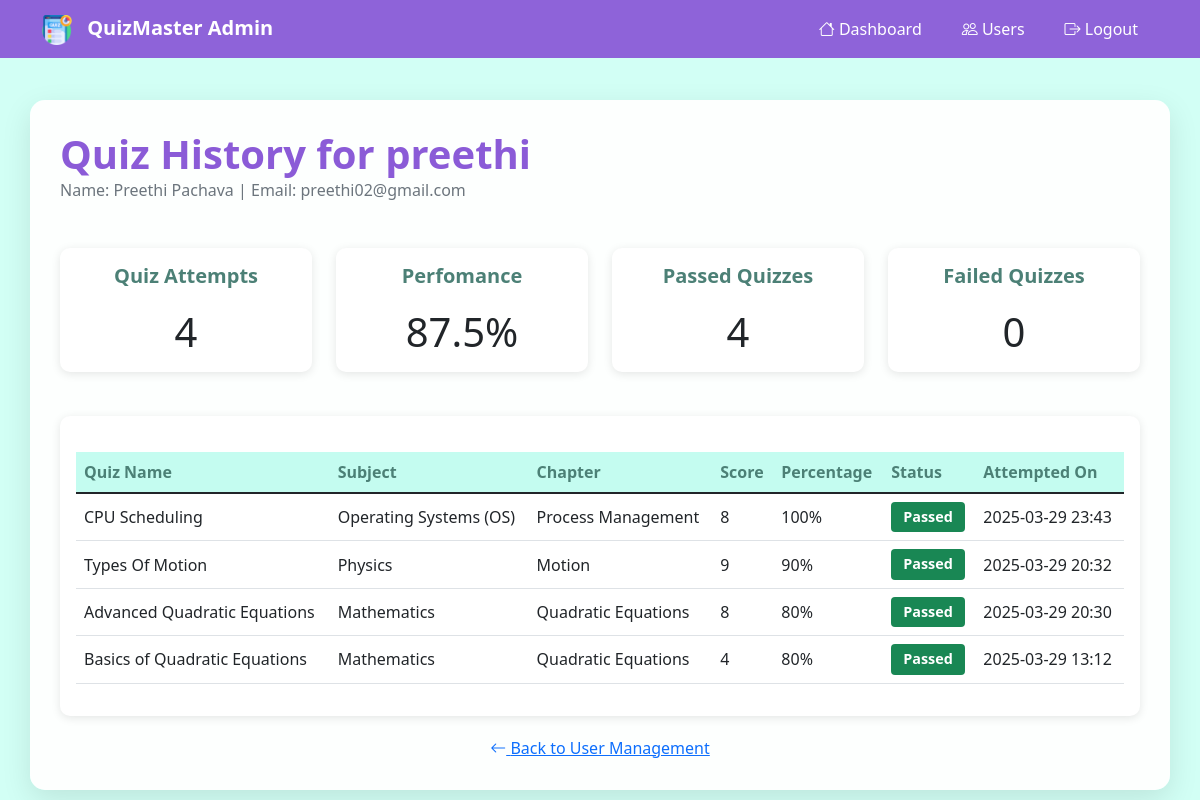
Page /user_specific_history/4 (signed in) on the committed database.
### main.py (models this page shows)
class User(db.Model):
    id = db.Column(db.Integer, primary_key=True)
    name = db.Column(db.String(60),nullable=False)
    username = db.Column(db.String(80), unique=True, nullable=False)
    email = db.Column(db.String(120), unique=True, nullable=False)
    passhash = db.Column(db.String(256), nullable=False)
    qualification = db.Column(db.String(60), nullable=False)
    date_of_birth = db.Column(db.Date , nullable = False)
    is_admin = db.Column(db.Boolean, default=False)
    is_flagged = db.Column(db.Boolean, default=False)
    scores = db.relationship('Scores', back_populates = 'user',cascade = 'all, delete-orphan')

class Scores(db.Model):
    id = db.Column(db.Integer, primary_key=True)
    score = db.Column(db.Integer,nullable=False)
    user_id = db.Column(db.Integer, db.ForeignKey('user.id'), nullable=False)
    quiz_id = db.Column(db.Integer, db.ForeignKey('quiz.id'), nullable=False)
    user = db.relationship('User', back_populates='scores')#user has scores-back populate
    quiz = db.relationship('Quiz', back_populates = 'score')#quiz has score
    quiz_taken_timestamp = db.Column(db.DateTime, nullable=False)
    percentage = db.Column(db.Integer,nullable=False)

class Quiz(db.Model):
    id = db.Column(db.Integer, primary_key=True)
    name = db.Column(db.String(60),nullable=False)
    quiz_time_duration = db.Column(db.Integer,nullable = False)
    quiz_date = db.Column(db.Date, nullable = False)
    chapter_id = db.Column(db.Integer, db.ForeignKey('chapter.id'), nullable=False)
    feedback = db.Column(db.String(250), nullable=True)
    chapter = db.relationship('Chapter', back_populates = 'chap_quiz')
    qsns = db.relationship('Question', back_populates = 'quiz',cascade = 'all, delete-orphan')
    score = db.relationship('Scores', back_populates = 'quiz',cascade = 'all, delete-orphan')

class Subject(db.Model):
    id = db.Column(db.Integer, primary_key=True)
    name = db.Column(db.String(60),nullable=False)
    description = db.Column(db.String(120), nullable=False)
    sub_chapter = db.relationship('Chapter', back_populates = 'subjects',cascade = 'all, delete-orphan')
    subject_standard = db.Column(db.Integer)

class Chapter(db.Model):
    id = db.Column(db.Integer, primary_key=True)
    name = db.Column(db.String(60),nullable=False)
    description = db.Column(db.String(120), nullable=False)
    subject_id = db.Column(db.Integer, db.ForeignKey('subject.id'), nullable=False)
    subjects = db.relationship('Subject', back_populates = 'sub_chapter')
    chap_quiz = db.relationship('Quiz', back_populates = 'chapter',cascade = 'all, delete-orphan')

### main.py (the view)
@app.route('/user_specific_history/<int:user_id>')
def user_specific_history(user_id):
    if 'admin' not in session:
        return redirect(url_for('login'))
    user = User.query.get(user_id)
    if not user:
        flash('User not found!', 'error')
        return redirect(url_for('user_management'))
    user_scores = db.session.query(Scores)\
        .filter_by(user_id=user_id)\
        .order_by(Scores.quiz_taken_timestamp.desc())\
        .all()
    return render_template('user_specific_history.html', user=user, user_scores=user_scores)

### templates/user_specific_history.html (shortened to what this page needs)
<!DOCTYPE html>
<html lang="en">
<head>
    <link href="https://cdn.jsdelivr.net/npm/bootstrap@5.1.3/dist/css/bootstrap.min.css" rel="stylesheet">
    <link rel="stylesheet" href="https://cdn.jsdelivr.net/npm/bootstrap-icons@1.7.2/font/bootstrap-icons.css">
    <link rel="stylesheet" href="{{ url_for('static', filename='css/admin-styles.css') }}">
</head>
<body>
    <nav class="navbar navbar-expand-lg navbar-dark fixed-top">
        <div class="container">
            <a class="navbar-brand" href="#">
                <img src="{{ url_for('static', filename='images/logo.png') }}" alt="QuizMaster Logo" class="nav-logo">
                QuizMaster Admin
            </a>
            <div class="collapse navbar-collapse" id="navbarNav">
                <ul class="navbar-nav ms-auto">
                    <li class="nav-item">
                        <a class="nav-link" href="{{ url_for('admin_dashboard') }}">
                            <i class="bi bi-house"></i> Dashboard
                        </a>
                    </li>
                    <li class="nav-item">
                        <a class="nav-link" href="{{ url_for('user_management') }}">
                            <i class="bi bi-people"></i> Users
                        </a>
                    </li>
                    <li class="nav-item">
                        <a class="nav-link" href="{{ url_for('logout') }}">
                            <i class="bi bi-box-arrow-right"></i> Logout
                        </a>
                    </li>
                </ul>
            </div>
        </div>
    </nav>
    <div class="container main-content">
        <div class="dashboard-header">
            <div>
                <h1>Quiz History for {{ user.username }}</h1>
                <p class="text-muted">Name: {{ user.name }} | Email: {{ user.email }}</p>
            </div>
        </div>
        <div class="row mb-4">
            <div class="col-md-3">
                <div class="card text-center">
                    <div class="card-body">
                        <h5 class="card-title">Quiz Attempts</h5>
                        <p class="card-text display-6">{{ user_scores|length }}</p>
                    </div>
                </div>
            </div>
            <div class="col-md-3">
                <div class="card text-center">
                    <div class="card-body">
                        <h5 class="card-title">Perfomance</h5>
                        <p class="card-text display-6">
                            {% if user_scores %}
                                {{ "%.1f"|format(user_scores|map(attribute='percentage')|list|sum / user_scores|length) }}%
                            {% else %}
                                N/A
                            {% endif %}
                        </p>
                    </div>
                </div>
            </div>
            <div class="col-md-3">
                <div class="card text-center">
                    <div class="card-body">
                        <h5 class="card-title">Passed Quizzes</h5>
                        <p class="card-text display-6">
                            {{ user_scores|selectattr('percentage', '>=', 60)|list|length }}
                        </p>
                    </div>
                </div>
            </div>
            <div class="col-md-3">
                <div class="card text-center">
                    <div class="card-body">
                        <h5 class="card-title">Failed Quizzes</h5>
                        <p class="card-text display-6">
                            {{ user_scores|selectattr('percentage', '<', 60)|list|length }}
                        </p>
                    </div>
                </div>
            </div>
        </div>
        <div class="card">
            <div class="card-body">
                <div class="table-responsive">
                    <table class="table table-hover">
                        <thead>
                            <tr>
                                <th>Quiz Name</th>
                                <th>Subject</th>
                                <th>Chapter</th>
                                <th>Score</th>
                                <th>Percentage</th>
                                <th>Status</th>
                                <th>Attempted On</th>
                            </tr>
                        </thead>
                        <tbody>
                            {% if user_scores %}
                                {% for score in user_scores %}
                                <tr>
                                    <td>{{ score.quiz.name }}</td>
                                    <td>{{ score.quiz.chapter.subjects.name }}</td>
                                    <td>{{ score.quiz.chapter.name }}</td>
                                    <td>{{ score.score }}</td>
                                    <td>{{ score.percentage }}%</td>
                                    <td>
                                        {% if score.percentage >= 60 %}
                                            <span class="badge bg-success">Passed</span>
                                        {% else %}
                                            <span class="badge bg-danger">Failed</span>
                                        {% endif %}
                                    </td>
                                    <td>{{ score.quiz_taken_timestamp.strftime('%Y-%m-%d %H:%M') }}</td>
                                </tr>
                                {% endfor %}
                            {% else %}
                                <tr>
                                    <td colspan="7" class="text-center">No quiz attempts found for this user.</td>
                                </tr>
                            {% endif %}
                        </tbody>
                    </table>
                </div>
            </div>
        </div>
        <div class="text-center mt-3">
            <a href="{{ url_for('user_management') }}" class="back-link">
                <i class="bi bi-arrow-left"></i> Back to User Management
            </a>
        </div>
    </div>
</body>
</html>

### static/css/admin-styles.css (style rules this page uses)
body { background-color: #d2fff5; min-height: 100vh; padding-top: 80px; }
.main-content { background: rgba(255, 255, 255, 0.95); border-radius: 15px; padding: 30px; box-shadow: 0 10px 30px rgba(0, 0, 0, 0.1); margin-top: 20px; }
.card { border: none; border-radius: 10px; box-shadow: 0 2px 10px rgba(0, 0, 0, 0.1); margin-bottom: 20px; }
.navbar { background-color: rgba(139, 91, 215, 0.95) !important; backdrop-filter: blur(10px); }
.nav-logo { width: 30px; height: 30px; margin-right: 10px; }
.navbar-brand { font-weight: 600; color: white !important; }
.nav-link { color: white !important; padding: 8px 15px !important; margin: 0 5px; border-radius: 20px; transition: all 0.3s ease; }
.dashboard-header { display: flex; justify-content: space-between; align-items: center; margin-bottom: 30px; }
.dashboard-header h1 { color: #8b5bd7; font-weight: 700; margin: 0; }
.table { margin-top: 20px; }
.table thead th { background-color: #c4fcf0; color: #4c8076; font-weight: 600; border: none; }
.table td { vertical-align: middle; }
.badge { padding: 8px 12px; font-size: 0.9rem; }
.card-title { color: #4c8076; font-weight: 600; margin-bottom: 20px; }

### rows in the picture
User: username "preethi", name "Preethi Pachava", email "preethi02@gmail.com"
Scores: quiz.name "CPU Scheduling", quiz.chapter.subjects.name "Operating Systems (OS)", quiz.chapter.name "Process Management", score "8", percentage "100", shows "Passed", quiz_taken_timestamp "2025-03-29 23:43"
Scores: quiz.name "Types Of Motion", quiz.chapter.subjects.name "Physics", quiz.chapter.name "Motion", score "9", percentage "90", shows "Passed", quiz_taken_timestamp "2025-03-29 20:32"
Scores: quiz.name "Advanced Quadratic Equations", quiz.chapter.subjects.name "Mathematics", quiz.chapter.name "Quadratic Equations", score "8", percentage "80", shows "Passed", quiz_taken_timestamp "2025-03-29 20:30"
Scores: quiz.name "Basics of Quadratic Equations", quiz.chapter.subjects.name "Mathematics", quiz.chapter.name "Quadratic Equations", score "4", percentage "80", shows "Passed", quiz_taken_timestamp "2025-03-29 13:12"

### other values in the picture
{{ user_scores|length }} "4"
{{ user_scores|selectattr('percentage', '>=', 60)|list|length }} "4"
{{ user_scores|selectattr('percentage', '<', 60)|list|length }} "0"
